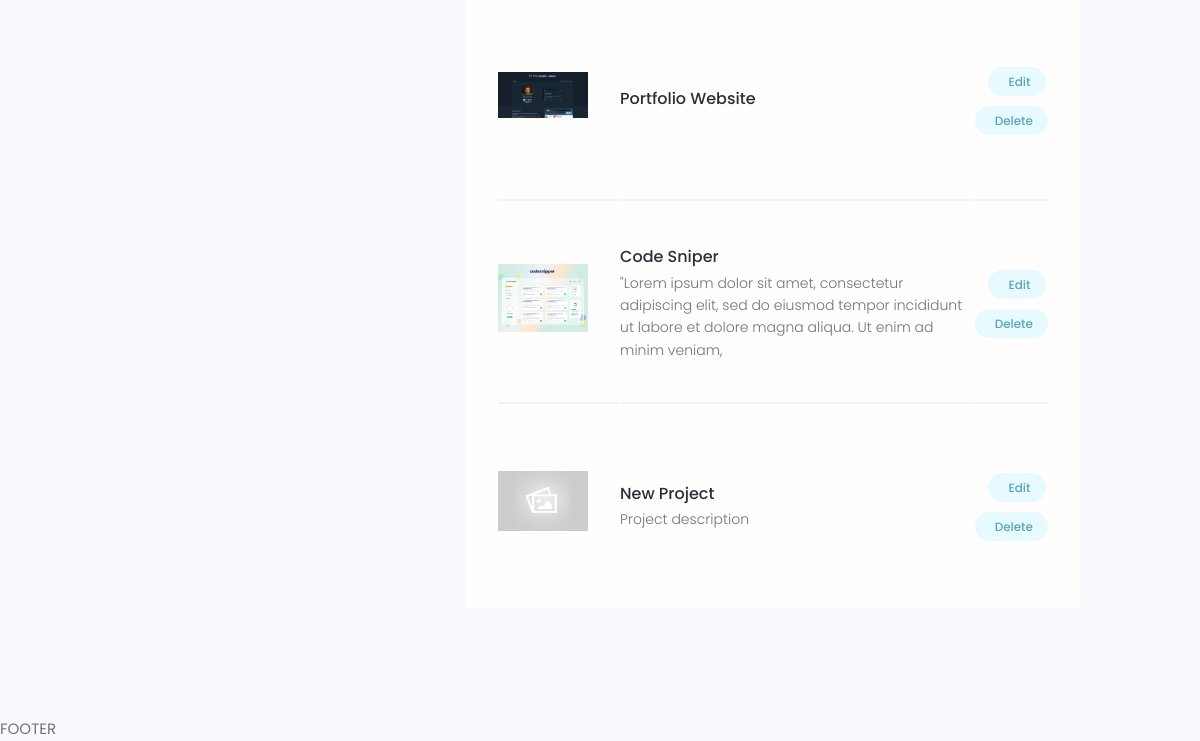
Page /account/ (signed in, lower part) on the earlier database version.
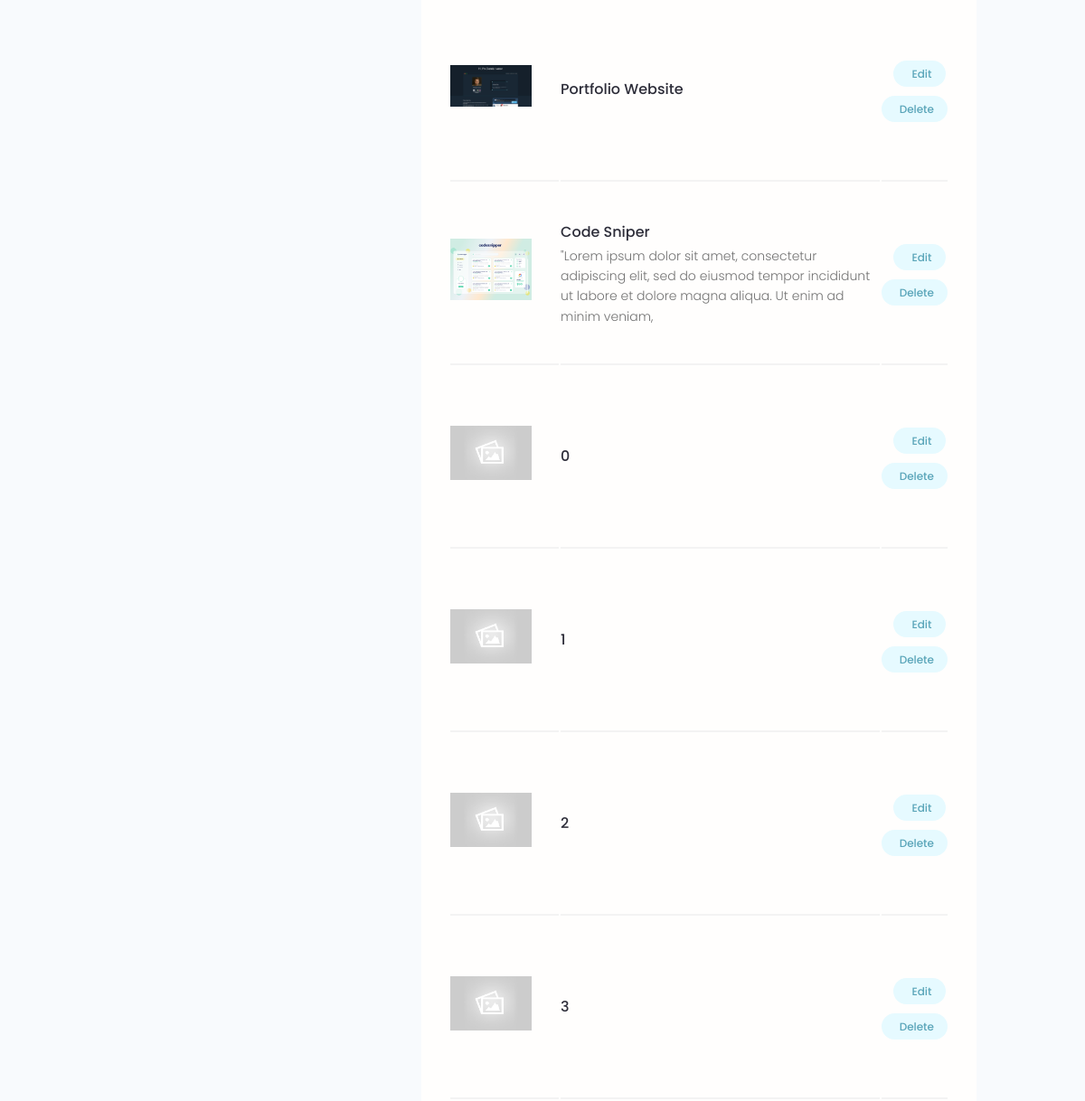
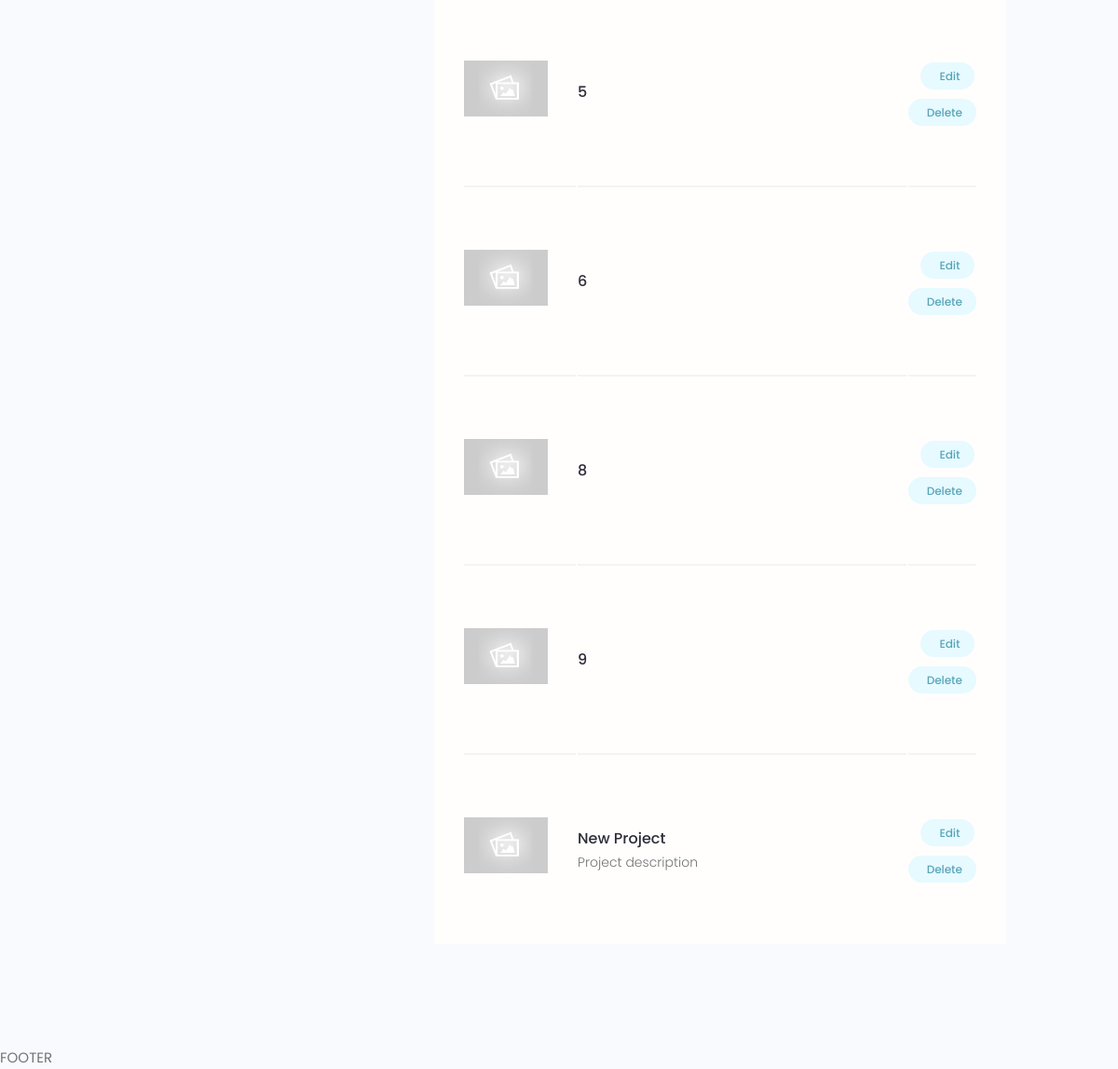
Same page on the later database version (2 pictures, top to bottom).
### projects/models.py (models this page shows, shortened)
class Project(models.Model):
    owner = models.ForeignKey(Profile, null=True, blank=True, on_delete=models.SET_NULL)
    title = models.CharField(max_length=200)
    description = models.TextField(null=True, blank=True)
    featured_image = models.ImageField(null=True, blank=True, default="default.jpg")
    demo_link = models.CharField(max_length=2000, null=True, blank=True)
    source_link = models.CharField(max_length=2000, null=True, blank=True)
    tags = models.ManyToManyField('Tag', blank=True)
    vote_total = models.IntegerField(default=0, null=True, blank=True)
    vote_ratio = models.IntegerField(default=0, null=True, blank=True)
    created = models.DateTimeField(auto_now_add=True)
    id = models.UUIDField(default=uuid.uuid4, unique=True, primary_key=True, editable=False)
    class Meta:
        ordering = ['-vote_ratio', '-vote_total', 'title']

### users/views.py (the view)
# urls.py: path('account/', views.userAccount, name='account'),
@login_required(login_url='login')
def userAccount(request):
  profile = request.user.profile
  skills = profile.skill_set.all()
  projects = profile.project_set.all()
  context = {
    'profile': profile,
    'skills': skills,
    'projects': projects,
    }
  return render(request, 'users/account.html', context)

### users/templates/users/account.html (shortened to what this page needs)
{% extends 'main.html' %}
{% load static %}
{% block content %}
  <main class="settingsPage profile my-md">
    <div class="container">
      <div class="layout">
        <div class="column column--1of3">
        </div>
        <div class="column column--2of3">
          <table class="settings__table">
            {% for project in projects %}
              <tr>
                <td class="settings__thumbnail">
                  <a href="{% url 'project' project.id %}"><img src="{{project.featured_image.url}}" alt="Project Thumbnail" /></a>
                </td>
                <td class="settings__tableInfo">
                  <a href="{% url 'project' project.id %}">{{project.title}}</a>
                  <p>
                    {{project.description|slice:"150"}}
                  </p>
                </td>
                <td class="settings__tableActions">
                  <a class="tag tag--pill tag--main settings__btn" href="{% url 'update-project' project.id %}"> Edit</a>
                  <a class="tag tag--pill tag--main settings__btn" href="{% url 'delete-project' project.id  %}?next=/account">
                    Delete</a>
                </td>
              </tr>
            {% endfor %}
          </table>
        </div>
      </div>
    </div>
  </main>
{% endblock content %}

Differences in the rows shown:
added Project: featured_image (placeholder picture), title "0"
added Project: featured_image (placeholder picture), title "1"
added Project: featured_image (placeholder picture), title "2"
added Project: featured_image (placeholder picture), title "3"
added Project: featured_image (placeholder picture), title "5"
added Project: featured_image (placeholder picture), title "6"
added Project: featured_image (placeholder picture), title "8"
added Project: featured_image (placeholder picture), title "9"
